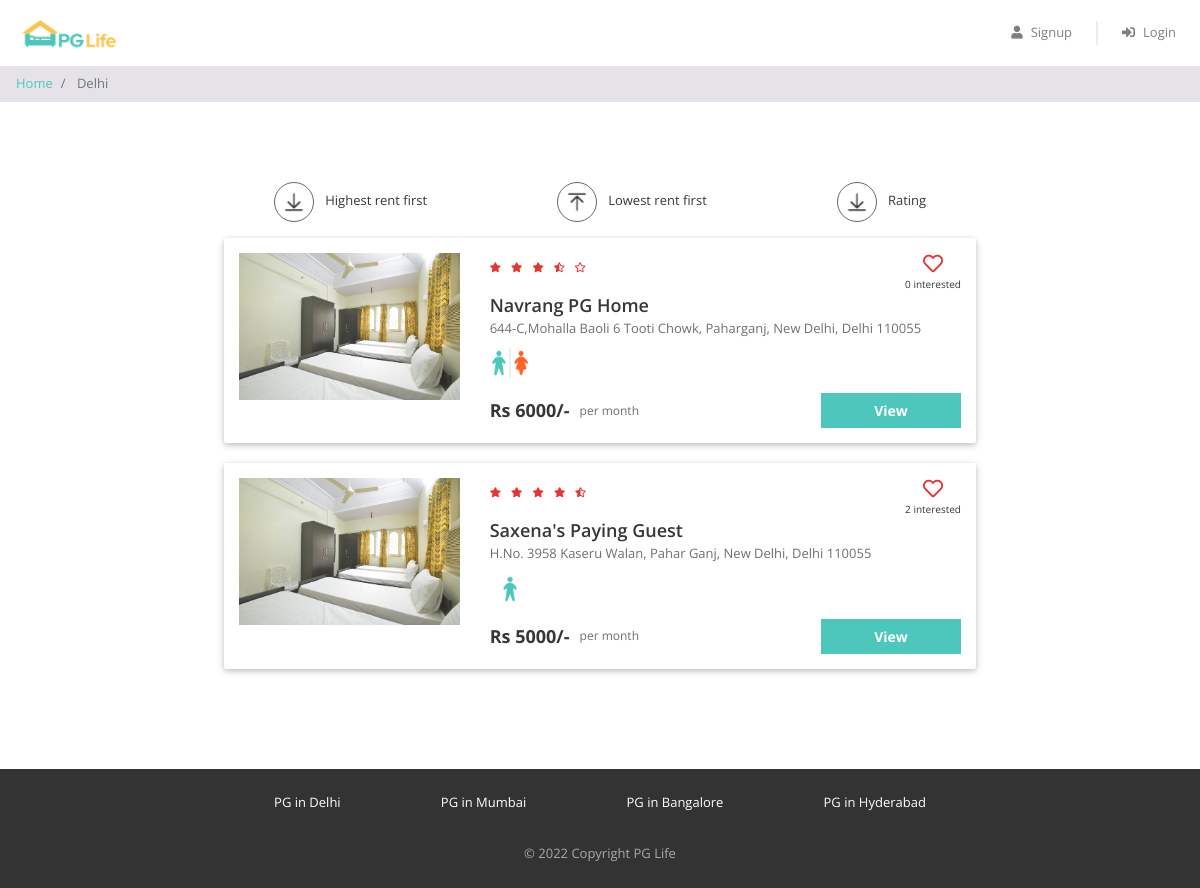
The page /property_list.php?city=Delhi&filter=rent_desc on the database its author committed.
### tables this page shows
CREATE TABLE `properties` (
  `id` int(11) NOT NULL,
  `city_id` int(11) DEFAULT NULL,
  `name` varchar(200) NOT NULL,
  `address` varchar(1000) DEFAULT NULL,
  `description` varchar(10000) DEFAULT NULL,
  `gender` enum('male','female','other') NOT NULL,
  `rent` int(11) NOT NULL,
  `rating_clean` float(3,1) DEFAULT NULL,
  `rating_food` float(3,1) DEFAULT NULL,
  `rating_safety` float(3,1) DEFAULT NULL
);

### property_list.php (the view, shortened to what this page needs)
<?php
  require "includes/database_connect.php";
  if( $con )
  {
    $city = strtolower($_GET["city"]);
    $city = ucwords($city);
    $sql_query1 = "SELECT * FROM cities WHERE name='$city';";
    $city_result  = mysqli_query($con,$sql_query1);
    $properties_result = FALSE;
    if( $city_result && mysqli_num_rows($city_result)==1 )
    {
      $city_row = mysqli_fetch_assoc($city_result);
      $city_id = $city_row["id"];
      if( isset($_GET["filter"]) )
      {
        if( $_GET["filter"]=="rent_desc" )
        {
          $sql_query2 = "SELECT * FROM properties where city_id='$city_id' ORDER BY rent DESC;";
        }
        elseif( $_GET["filter"]=="rent_asc" )
        {
          $sql_query2 = "SELECT * FROM properties where city_id='$city_id' ORDER BY rent ASC;";
        }
        elseif( $_GET["filter"]=="rating_desc" )
        {
          $sql_query2 = "SELECT * FROM properties where city_id='$city_id' ORDER BY rating_food+rating_clean+rating_safety DESC;";
        }
      }
      else
      {
        $sql_query2 = "SELECT * FROM properties where city_id='$city_id';";
      }
      $properties_result = mysqli_query($con,$sql_query2);
    }
    elseif( mysqli_num_rows($city_result)==0 )
    {
    }
    elseif( !$city_result )
    {
      echo mysqli_error($con);
    }
  }
  else{
    echo "Database Connectivity Error!";
    echo mysqli_connect_error();
    exit();
  }
?>
<!DOCTYPE html>
<html lang="en">
<head>
    <link href="css/bootstrap.min.css" rel="stylesheet" />
    <link href="https://use.fontawesome.com/releases/v5.11.2/css/all.css" rel="stylesheet" />
    <link href="css/common.css" rel="stylesheet" />
    <link href="css/property_list.css" rel="stylesheet" />
</head>
<body>
  <?php require "./includes/header.php"; ?>
    <nav aria-label="breadcrumb">
        <ol class="breadcrumb py-2">
            <li class="breadcrumb-item">
                <a href="index.php">Home</a>
            </li>
            <li class="breadcrumb-item active" aria-current="page">
                <?php echo $city; ?>
            </li>
        </ol>
    </nav>
    <div class="page-container">
        <?php
          if( $properties_result && mysqli_num_rows($properties_result)>0 )
          {
            ?>
              <div class="filter-bar row justify-content-around">
                  <div class="col-auto">
                      <a class="filter-link" href="property_list.php?city=<?php echo $city;?>&filter=rent_desc">
                        <img src="img/desc.png" alt="sort-rent-desc" />
                        <span>Highest rent first</span>
                      </a>
                  </div>
                  <div class="col-auto">
                      <a class="filter-link" href="property_list.php?city=<?php echo $city;?>&filter=rent_asc">
                        <img src="img/asc.png" alt="sort-rent-asc" />
                        <span>Lowest rent first</span>
                      </a>
                  </div>
                  <div class="col-auto">
                      <a class="filter-link" href="property_list.php?city=<?php echo $city;?>&filter=rating_desc">
                        <img src="img/desc.png" alt="sort-rating-desc" />
                        <span>Rating</span>
                      </a>
                  </div>
              </div>
            <?php
            while( $property_row = mysqli_fetch_assoc($properties_result) )
            {
              $pg_id = $property_row["id"];
              $pg_name = $property_row["name"];
              $pg_address = $property_row["address"];
              $gender_allowed = $property_row["gender"];
              $pg_rent = $property_row["rent"];
              $pg_rating_overall = round(( $property_row["rating_clean"] + $property_row["rating_food"] + $property_row["rating_safety"] )/3 , 1 );
              $sql_interest = "SELECT * FROM interested_users_properties WHERE property_id = $pg_id; ";
              $interest_result = mysqli_query($con,$sql_interest);
              if( $interest_result ){
                $num_interested = mysqli_num_rows($interest_result);
              }
        ?>
              <div class="property-card row">
                  <div class="image-container col-md-4">
                      <img src="img/properties/1/1d4f0757fdb86d5f.jpg" />
                  </div>
                  <div class="content-container col-md-8">
                      <div class="row no-gutters justify-content-between">
                          <div class="star-container" title="<?php echo $pg_rating_overall; ?>">
                            <?php
                              $star_full = floor($pg_rating_overall);
                              $star_empty = 5-1-$star_full;
                              for( $i=1 ; $i<=$star_full ; $i++ ){
                                ?> <i class="fas fa-star"></i> <?php
                              }
                              if( ($pg_rating_overall - $star_full)>0.2 && ($pg_rating_overall - $star_full)<0.8 ){
                                ?> <i class="fas fa-star-half-alt"></i> <?php
                              }
                              elseif( ($pg_rating_overall - $star_full)>=0.8 ){
                                ?> <i class="fas fa-star"></i> <?php
                              }
                              elseif( ($pg_rating_overall - $star_full)<=0.2 ){
                                ?> <i class="far fa-star"></i> <?php
                              }
                              for( $i=1 ; $i<=$star_empty ; $i++ ){
                                ?> <i class="far fa-star"></i> <?php
                              }
                            ?>
                          </div>
                          <div class="interested-container <?php echo "property-id-" . $pg_id; ?>">
                            <?php
                              if( isset($_SESSION["user_id"]) && mysqli_num_rows($isLiked_result)==1 ){
                            ?>
                                <i class="is-interested-image fas fa-heart" property_id=<?php echo $pg_id; ?> ></i>
                            <?php
                              }
                              else{
                            ?>
                                <i class="is-interested-image far fa-heart" property_id=<?php echo $pg_id; ?> ></i>
                            <?php
                              } ?>
                              <div class="interested-text">
                                <?php if( $interest_result ){ ?>
                                  <span class="interested-user-count"><?php echo $num_interested; ?></span> interested
                                <?php } ?>
                              </div>
                          </div>
                      </div>
                      <div class="detail-container">
                          <div class="property-name"><?php echo $pg_name; ?></div>
                          <div class="property-address"><?php echo $pg_address; ?></div>
                          <div class="property-gender">
                              <?php
                                if( $gender_allowed=='male' ){
                                  ?> <img src="img/male.png" /> <?php
                                }
                                elseif( $gender_allowed=='female' ){
                                  ?> <img src="img/female.png" /> <?php
                                }
                                else{
                                  ?> <img src="img/unisex.png" /> <?php
                                }
                              ?>
                          </div>
                      </div>
                      <div class="row no-gutters">
                          <div class="rent-container col-6">
                              <div class="rent">Rs <?php echo $pg_rent; ?>/-</div>
                              <div class="rent-unit">per month</div>
                          </div>
                          <div class="button-container col-6">
                              <a href="property_detail.php?property_id=<?php echo $pg_id ;?>" class="btn btn-primary">View</a>
                          </div>
                      </div>
                  </div>
              </div>
        <?php
            }
          }
          elseif( !$city_result )
          {
            echo mysqli_error($con);
          }
          elseif( !$properties_result )
          {
            echo mysqli_error($con);
          }
        ?>
    </div>
    <?php require "./includes/footer.php" ?>
</body>
</html>

### css/common.css (style rules this page uses)
* { box-sizing: border-box; font-family: 'Open Sans', sans-serif; }
body { color: #373737; font-size: 16px; position: relative; }
.btn-primary, .btn-warning, .btn-danger { color: white; font-weight: bold; }
.breadcrumb { background-color: #e5e3e8; font-size: 13px; border-radius: 0px; margin-bottom: 0px; }
.page-container { max-width: 800px; padding: 80px 24px; margin: auto; }

### css/property_list.css (style rules this page uses)
.filter-bar > div { cursor: pointer; font-size: 13px; text-align: center; margin-bottom: 16px; }
.filter-bar img { width: 40px; height: 40px; border-radius: 40px; border: 1px solid #646870; padding: 6px; margin-right: 8px; }
.property-card { background-color: #ffffff; border-radius: 2px; padding: 15px 0px; margin: 0px auto 20px; box-shadow: 0 2px 5px 0 rgba(0, 0, 0, 0.16), 0 2px 10px 0 rgba(0, 0, 0, 0.12); }
.image-container { text-align: center; }
.image-container img { width: 100%; max-width: 300px; }
.star-container i { color: #EA322E; font-size: 10px; margin-right: 6px; }
.interested-container { text-align: center; }
.interested-container i { color: #EA322E; font-size: 20px; cursor: pointer; }
.interested-text { font-size: 10px; }
.detail-container { padding-bottom: 10px; }
.property-name { font-size: 18px; font-weight: 600; }
.property-address { color: #6f6f6f; font-size: 13px; padding-bottom: 5px; }
.property-gender img { width: 40px; }
.rent-container { display: flex; align-items: center; }
.rent { font-size: 18px; font-weight: bold; padding-right: 10px; }
.rent-unit { color: #6f6f6f; font-size: 12px; }
.button-container .btn { font-size: 14px; border-radius: 0px; width: 140px; float: right; }

### property_list.php (style rules this page uses)
.filter-link, .filter-link:hover { text-decoration: none; color: inherit; }

### rows shown on the page
properties: num_interested "0", name "Navrang PG Home", address "644-C,Mohalla Baoli 6 Tooti Chowk, Paharganj, New Delhi, Delhi 110055", rent "6000"
properties: num_interested "2", name "Saxena's Paying Guest", address "H.No. 3958 Kaseru Walan, Pahar Ganj, New Delhi, Delhi 110055", rent "5000"

### other values the page prints
$city "Delhi"
